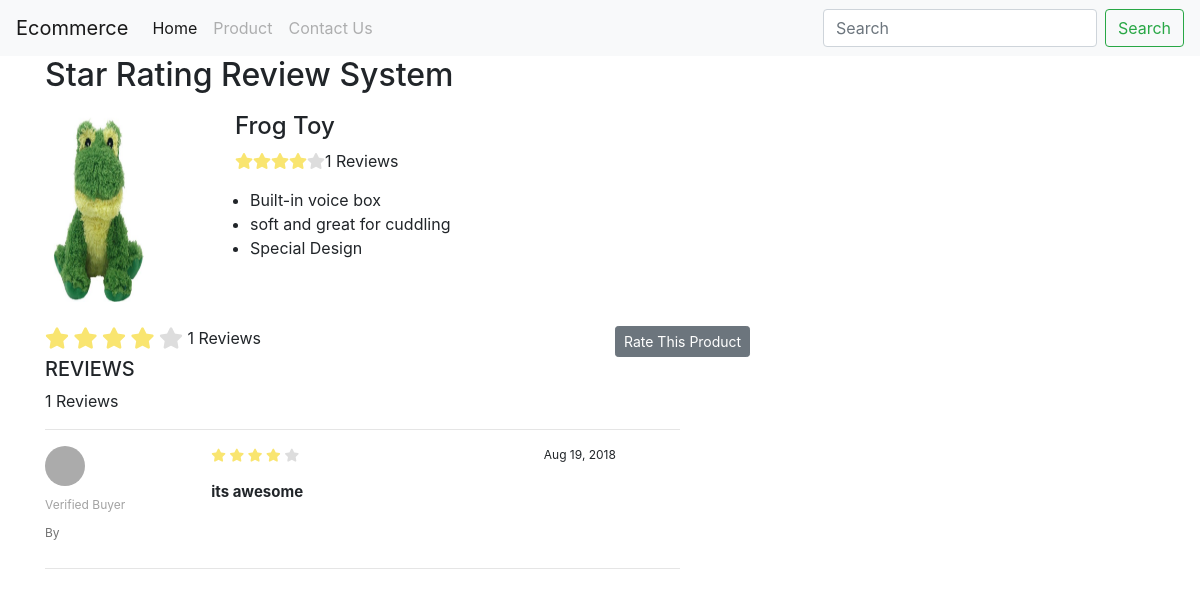
Before: /product_detail.php?product_id=1 with the older database file.
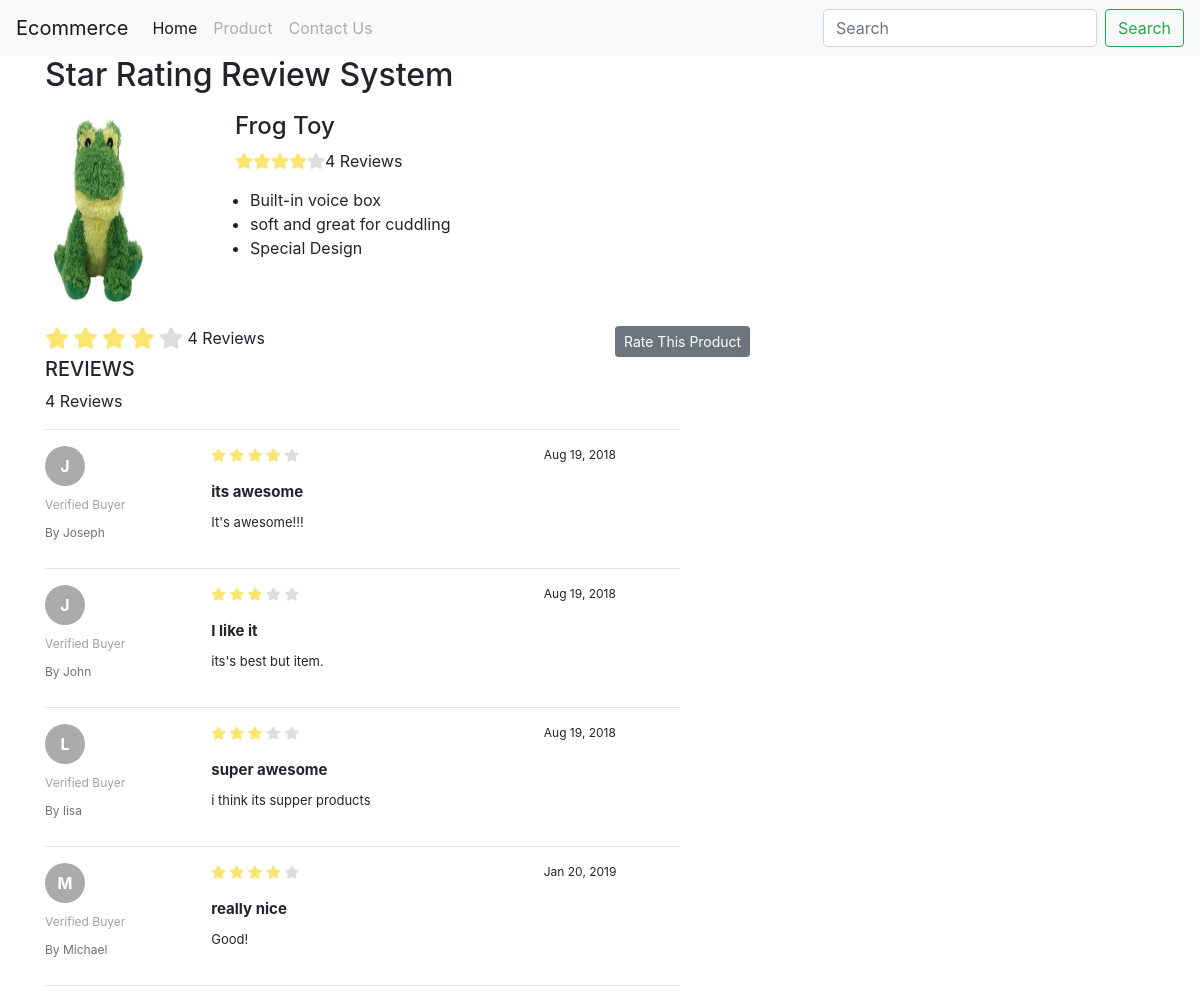
After: the same page with the newer database file.
### tables this page shows
CREATE TABLE `product` (
  `id` int(11) NOT NULL AUTO_INCREMENT PRIMARY KEY,
  `name` varchar(256) NOT NULL,
  `description` text NOT NULL,
  `price` int(255) NOT NULL,
  `image` varchar(255) NOT NULL,
  `created_at` timestamp NOT NULL DEFAULT CURRENT_TIMESTAMP,
  `updated_at` timestamp NOT NULL DEFAULT CURRENT_TIMESTAMP

);

CREATE TABLE `product_rating` (
  `id` int(11) NOT NULL AUTO_INCREMENT PRIMARY KEY,
  `product_id` int(11) NOT NULL,
  `user_id` int(11) DEFAULT NULL,
  `rating_score` int(11) NOT NULL,
  `title` varchar(255) NOT NULL,
  `comment` text,
  `reviewer` varchar(255) DEFAULT NULL,
  `email` varchar(255) NOT NULL,
  `status` tinyint(1) NOT NULL DEFAULT '1' COMMENT '1 = Block, 0 = Unblock',
  `created_at` datetime NOT NULL,
  `updated_at` datetime NOT NULL

);

### product_detail.php (called while the page is built, shortened)
<?php
include "layout/app.php";
?>

### inc/header.php (called while the page is built)
<?php
include_once "navbar.php";
?>

### class/Rating.php (called while the page is built, shortened)
<?php
class Rating{
	private $host  = '127.0.0.1';
    private $user  = 'root';
    private $password   = "1111";
    private $database  = "rating";
	private $productUsersTable = 'product_users';
	private $productTable = 'product';
    private $productRatingTable = 'product_rating';
	private $dbConnect = false;
	private $settingClass = '';
    public function __construct(){
        if(!$this->dbConnect){
            $conn = new mysqli($this->host, $this->user, $this->password, $this->database);
            if($conn->connect_error){
                die("Error failed to connect to MySQL: " . $conn->connect_error);
            }else{
                $this->dbConnect = $conn;
            }
        }
    }
	private function getData($sqlQuery) {
		$result = mysqli_query($this->dbConnect, $sqlQuery);
		$data= array();
		while ($row = mysqli_fetch_array($result, MYSQLI_ASSOC)) {
			$data[]=$row;
		}
		return $data;
	}
	public function getSetting(){
		return  $this->settingClass;
	}
	public function getProduct($product_id){
		$sqlQuery = "
			SELECT * FROM ".$this->productTable."
			WHERE id='".$product_id."'";
		return  $this->getData($sqlQuery);
	}
	public function getProductRating($product_id){
		$sqlQuery = "
			SELECT r.id, r.product_id, r.user_id, u.username, u.avatar, r.rating_score, r.title, r.comment, r.reviewer,r.created_at, r.updated_at
			FROM ".$this->productRatingTable." as r
			LEFT JOIN ".$this->productUsersTable." as u ON (r.user_id = u.id)
			WHERE r.product_id = '".$product_id."'";
		return  $this->getData($sqlQuery);
	}
	public function getRatingAverage($product_id){
		$productRating = $this->getProductRating($product_id);
		$rating_score = 0;
		$count = 0;
		foreach($productRating as $productRatingDetails){
			$rating_score+= $productRatingDetails['rating_score'];
			$count += 1;
		}
		$average = 0;
		if($rating_score && $count) {
			$average = $rating_score/$count;
		}
		return $average;
	}
}
?>

### inc/product_detail_content.php (the view, shortened to what this page needs)
<div class="container">
	<h2>Star Rating Review System</h2>
	<?php
	include 'class/Rating.php';
	$rating = new Rating();
	$productDetails = $rating->getProduct($_GET['product_id']);
	$average = $rating->getRatingAverage($_GET['product_id']);
	$count = $rating->getRatingTotal($_GET['product_id']);
	$settingClass = $rating->getSetting();
	foreach($productDetails as $product){
		$average = $rating->getRatingAverage($product["id"]);
	?>
	<div class="row">
		<div class="col-sm-2" style="width:150px">
			<img class="product_image" src="image/<?php echo $product["image"]; ?>" style="width:100px;height:200px;padding-top:10px;">
		</div>
		<div class="col-sm-4">
		<h4 style="margin-top:10px;"><?php echo $product["name"]; ?></h4>
<?php
		$averageRating = round($average, 0);
		for ($i = 1; $i <= 5; $i++) {
			$ratingClass = "star-grey";
			if($i <= $averageRating) {
				$ratingClass = "star-highlight";
			}
		echo	'<i class="fa fa-star '.$ratingClass. '"; aria-hidden="true"></i>';
		 }
		echo $count . ' Reviews';
	?>
		<?php echo $product["description"]; ?>
		</div>
	</div>
	<?php } ?>
	<br>
	<div id="ratingDetails">
		<div class="row">
			<div class="col-sm-3">
				<?php
				$averageRating = round($average, 0);
				for ($i = 1; $i <= 5; $i++) {
					$ratingClass = "star-grey";
					if($i <= $averageRating) {
						$ratingClass = "star-highlight";
					}
				?>
					<i class="fa fa-star fa-lg <?php echo $ratingClass; ?>" aria-hidden="true"></i>
				<?php } ?>
				<?php echo $count. ' Reviews'; ?>
			</div>
			<div class="col-sm-3">
			</div>
			<div class="col-sm-3">
				<button type="button" id="rateProduct" class="btn btn-secondary btn-sm <?php echo $settingClass; ?>">Rate This Product</button>
			</div>
		</div>
		<div class="row">
			<div class="col-sm-7">
				<h5>REVIEWS</h5>
				<?php echo $count . ' Reviews'; ?>
				<hr/>
				<div class="">
				<?php
				$productRating = $rating->getProductRating($_GET['product_id']);
				foreach($productRating as $rating){
					$date=date_create($rating['created_at']);
					$reviewDate = date_format($date,"M d, Y");
				?>
					<div class="row">
						<div class="col-sm-3">
							<div class="circle">
                <div><?php echo strtoupper($rating['reviewer'][0]); ?></div>
              </div>
							<?php
								if($rating['user_id']) {
									echo '<div class = "review-block-verified-name">Verified Buyer</div>';
								}
							?>
							<div class="review-block-name">By <?php echo $rating['reviewer']; ?></div>
						</div>
						<div class="col-sm-6">
							<div class="review-block-rate">
								<?php
								for ($i = 1; $i <= 5; $i++) {
									$ratingClass = "star-grey";
									if($i <= $rating['rating_score']) {
										$ratingClass = "star-highlight";
									}
								?>
								 <i class="fa fa-star <?php echo $ratingClass; ?>" aria-hidden="true"></i>
								<?php } ?>
							</div>
							<div class="review-block-title"><?php echo $rating['title']; ?></div>
							<div class="review-block-description"><?php echo $rating['comment']; ?></div>
						</div>
						<div class="col-sm-3">
							<div class="review-block-date"><?php echo $reviewDate; ?></div>
						</div>
					</div>
					<hr/>
				<?php } ?>
				</div>
			</div>
		</div>
	</div>
</div>

### layout/app.php (shortened to what this page needs)
<!doctype html>
<html lang="en">
  <head>
    <link rel="stylesheet" href="https://stackpath.bootstrapcdn.com/bootstrap/4.3.1/css/bootstrap.min.css">
    <link rel="stylesheet" href="https://use.fontawesome.com/releases/v5.7.1/css/all.css">
    <link rel="stylesheet" href="css/style.css">
  </head>
  <body>
    <?php
    include_once('inc/header.php');
    include_once($content);
    ?>
  </body>
</html>

### inc/navbar.php (shortened to what this page needs)
<nav class="navbar navbar-expand-lg navbar-light bg-light">
  <a class="navbar-brand" href="#">Ecommerce</a>
  <div class="collapse navbar-collapse" id="navbarTogglerDemo03">
    <ul class="navbar-nav mr-auto mt-2 mt-lg-0">
      <li class="nav-item active">
        <a class="nav-link" href="index.php">Home <span class="sr-only">(current)</span></a>
      </li>
      <li class="nav-item">
        <a class="nav-link disabled" href="#">Product</a>
      </li>
      <li class="nav-item">
        <a class="nav-link disabled" href="#" tabindex="-1" aria-disabled="true">Contact Us</a>
      </li>
    </ul>
    <form class="form-inline my-2 my-lg-0">
      <input class="form-control mr-sm-2" type="search" placeholder="Search" aria-label="Search">
      <button class="btn btn-outline-success my-2 my-sm-0" type="submit">Search</button>
    </form>
  </div>
</nav>

### css/style.css (style rules this page uses)
.review-block-verified-name { font-size:12px; margin:10px 0; color: #a2a2a2; }
.review-block-name { font-size:12px; margin:10px 0; color: #737373; }
.review-block-date { font-size:12px; }
.review-block-rate { font-size:13px; margin-bottom:15px; }
.review-block-title { font-size:15px; font-weight:700; margin-bottom:10px; }
.review-block-description { font-size:13px; }
.star-grey { color:#ddd; }
.star-highlight { color:#f9e570 !important; }
.circle { display: flex; justify-content: center; align-items: center; background: #ababab !important; border-radius:40px; height: 40px; width: 40px; }
.circle div { color: white; font-weight: bold; }

Changed rows visible on the page:
computed for product "Frog Toy": count "1" → "4"
changed product_rating "its awesome": reviewer (not shown) → "J"; reviewer (not shown) → "Joseph"; comment (not shown) → "It's awesome!!!"
now on this page (row edited): product_rating: reviewer "J", shows "Verified Buyer", reviewer "John", rating_score 3 (drawn), title "I like it", comment "its's best but item.", created_at "Aug 19, 2018"
now on this page (row edited): product_rating: reviewer "L", shows "Verified Buyer", reviewer "lisa", rating_score 3 (drawn), title "super awesome", comment "i think its supper products", created_at "Aug 19, 2018"
now on this page (row edited): product_rating: reviewer "M", shows "Verified Buyer", reviewer "Michael", rating_score 4 (drawn), title "really nice", comment "Good!", created_at "Jan 20, 2019"
Other visible differences:
$count: "1" → "4"
